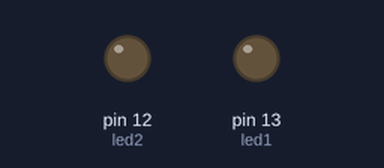
Simulated run of this sketch. Board: Arduino Uno, built with avr-gcc and run on an emulated ATmega328P. Parts: output pins drawn as LEDs (lit = HIGH).

Above: at 0.6 s.
Timing chart, 0 to 5.2 s (numbered marks = the images above):
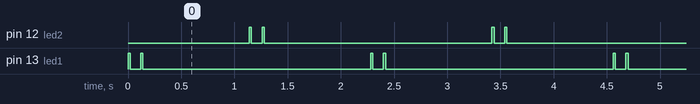

Measured:
- by itself, pin 12 (led2), pin 13 (led1): repeats every 2.3 s: LOW 0.10 s, HIGH 0.02 s, LOW 2.1 s, HIGH 0.02 s
- by itself, everything shown: repeats every 2.3 s, in 4 steps

The sketch:

sketch_mar31c.ino
```cpp
#define led1 13
#define led2 12

void setup() {
pinMode(led1,1);
pinMode(led2,1);
}

void loop() {
digitalWrite(led1,1);
delay(20);
digitalWrite(led1,0);
delay(100);
digitalWrite(led1,1);
delay(20);
digitalWrite(led1,0);
delay(1000);
digitalWrite(led2,1);
delay(20);
digitalWrite(led2,0);
delay(100);
digitalWrite(led2,1);
delay(20);
digitalWrite(led2,0);
delay(1000);
}
```
